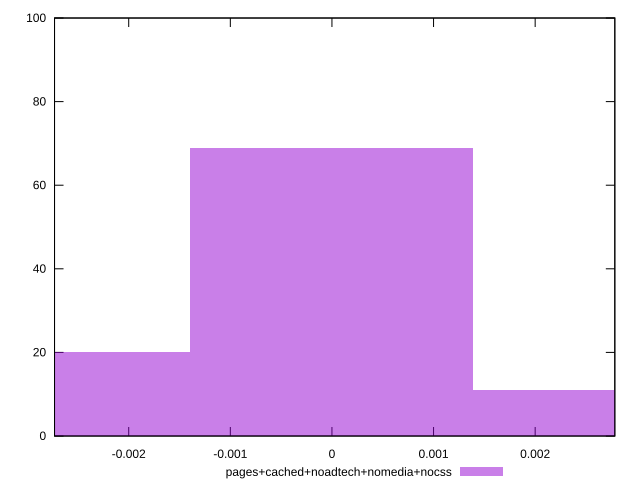

Generate this figure with gnuplot:
reset

$pagesCachedNoadtechNomediaNocss <<EOF
0 69
-0.002785308245250145 20
0.002785308245250145 11
EOF

set key outside below
set boxwidth 0.002785308245250145
set xrange [-0.0027300742903510027:0.0027839595775809418]
set yrange [0:100]
set trange [0:100]
set style fill transparent solid 0.5 noborder
set terminal svg size 640, 490 enhanced background rgb 'white'
set output "report_00015_2021-02-09T16-11-33.973Z/meta/pScore-difference/comparison/histogram/4_vs_5.svg"

plot $pagesCachedNoadtechNomediaNocss title "pages+cached+noadtech+nomedia+nocss" with boxes

reset
